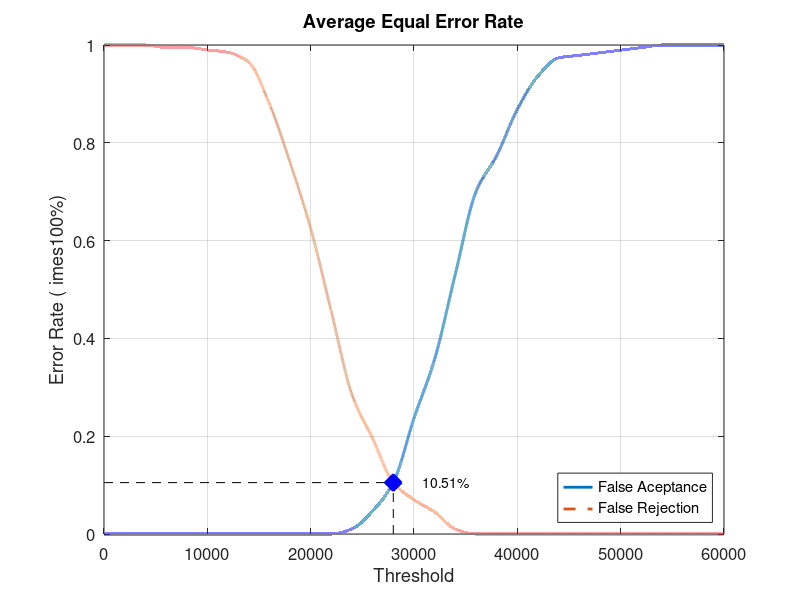
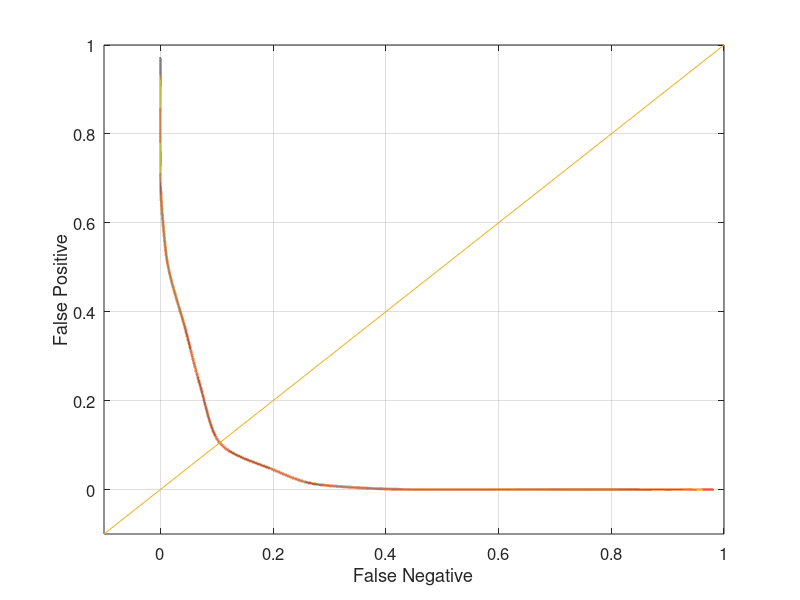

MATLAB code to generate these figures, in order:
close all;
clear;
clc;
x = 0:2000:60000;
xq = 0:0.5:60000;

y0 = [0 0 0 0 0 0 0 0 0 0 0 0 0.0105263 0.0473684 0.105263 0.236842 0.357895 0.531579 0.7 0.773684 0.868421 0.936842 0.973684 0.978947 0.984211 0.989474 0.994737 1 1 1 1]
yy0 = interp1(x, y0, xq, 'pchip');
y1 = [1 1 1 0.995 0.995 0.99 0.985 0.965 0.88 0.76 0.625 0.455 0.285 0.195 0.105 0.07 0.045 0.01 0 0 0 0 0 0 0 0 0 0 0 0 0]
yy1 = interp1(x, y1, xq, 'pchip');

% Calculating EER: 
y2 = abs(y0 - y1);
find(y2 == min(y2))
yy2 = abs(yy0 - yy1);
xEER = find(yy2 == min(yy2));
xEERIndex = xq(xEER) % X-axis EER
yEER = yy0(xEER) % Y-axis EER

main = figure
plot(xq, yy0,'-','LineWidth', 2);	hold on
plot(xq, yy1,'--','LineWidth', 2);	hold on
plot([xEERIndex xEERIndex], [0 yEER], 'k--');	hold on
plot([0 xEERIndex], [yEER yEER], 'k--');	hold on
plot(xEERIndex, yEER, 'bx', 'LineWidth', 10);	hold on
text(xEERIndex + 10 * xEERIndex / 100, yEER, [num2str(round((10000 * yEER)) / 100) '%'])
legend('False Aceptance', 'False Rejection', 'Location', 'SouthEast')
xlabel('Threshold')
ylabel('Error Rate (	imes100%)')
title('Average Equal Error Rate')
set(gca, 'FontSize', 12)
axis([0 60000 0 1])
grid on

print(main, 'Database3_3Main', '-dpng');
FNRxFPR = figure('Color', [1 1 1]);
plot(yy1, yy0, '-', yy1, yy0, 'LineWidth', 2);
hold on
y = -0.1:0.1:1
plot(y, y); 
set(gca, 'FontSize', 12)
xlabel('False Negative')
ylabel('False Positive')
axis([-0.1 1 -0.1 1])
set(gca, 'FontSize', 12)
grid on

print(FNRxFPR, 'Database3_3FNRxFPR','-dpng');
